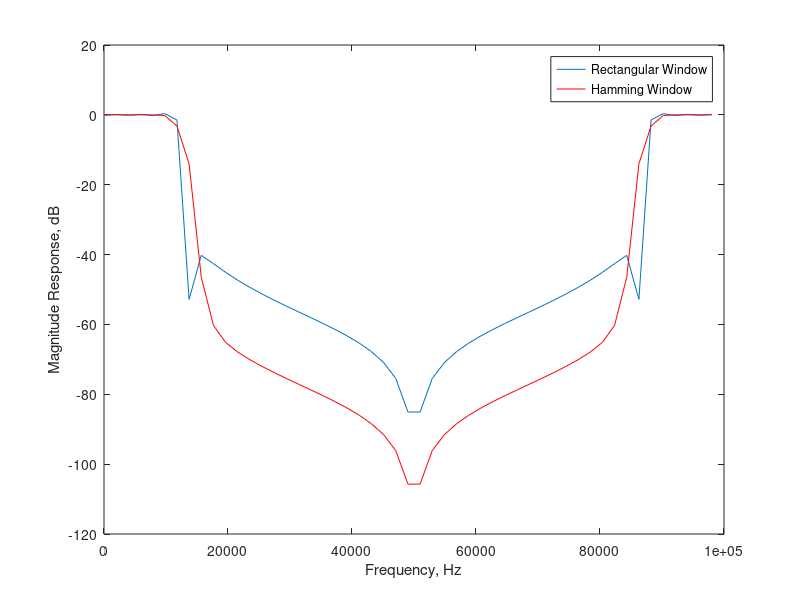

Source code (MATLAB):
%sampling frequency
fs=100e3;
%cut-off frequency
fc=12.5e3;

%normalised digital cut-off frequency
Omegac = 2*pi*fc/fs;
%length of filter
M=51;
halfM=floor(M/2);
%discrete time index
n=-halfM:halfM;
N=M;
%frequencies
f=0:fs/N:fs-fs/N;
%sinc based impulse response
h=Omegac/pi*sinc(n*Omegac/pi);
%hamming window
w=hamming(M)';
%element wise multiplication with the sinc function
hammingh=h.*w;
%visually compare time domain sinc based impulse response 
%with hamming windowed sinc function
plot(n,h,'DisplayName','Rectangular Window')
hold on
plw=plot(n,hammingh,'r','DisplayName','Hamming Window')
hold off
xlabel('Time Index, n')
ylabel('Impulse Response Amplitude')
legend

%wait for window to close before going to next part of code  
waitfor(plw)

%
%DFTs and magnitude responses 
H=fft(h);
HmagdB=20*log10(abs(H));

HammingH=fft(hammingh);
HammingHmagdB=20*log10(abs(HammingH));

plot(f,HmagdB,'DisplayName','Rectangular Window')
hold on
plot(f,HammingHmagdB,'r','DisplayName','Hamming Window')
hold off
xlabel('Frequency, Hz')
ylabel('Magnitude Response, dB')
legend
